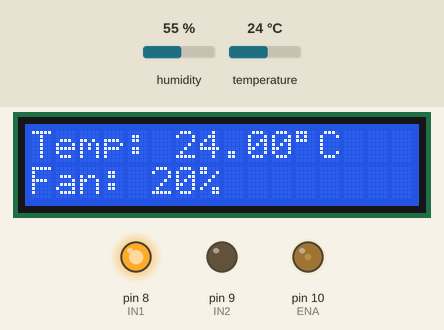
The sketch below on a simulated Arduino Uno, built with avr-gcc and run on an emulated ATmega328P. Parts: 16×2 character LCD, output pins drawn as LEDs (lit = HIGH). The test bench sets the inputs (shaded band); at power-on: temperature 24 °C, humidity 55 %. What the sketch prints to the serial monitor is not drawn.

Above: at 3.2 s.
3.3 s: temperature set to 41 °C
At 5.1 s:
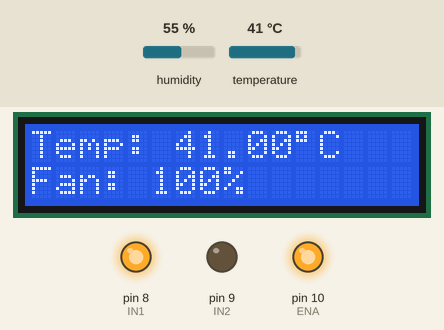
6.1 s: temperature set to 28 °C
At 7.2 s:
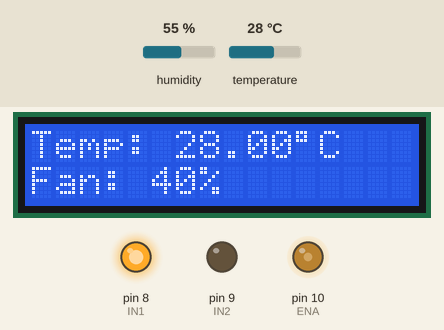
8.9 s: temperature set to 33 °C
At 11.3 s:
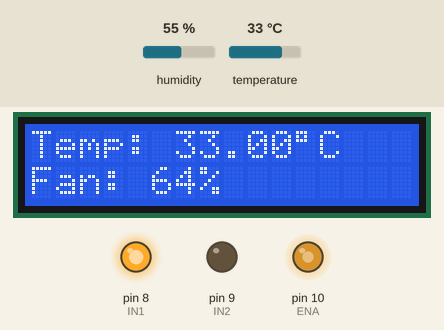
11.9 s: temperature set to 12 °C
At 13.2 s:
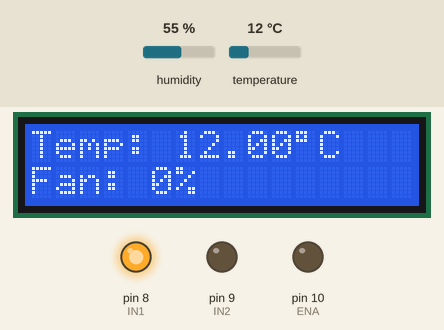
Timing chart, 0 to 14.9 s (numbered marks = the images above; inputs shaded):
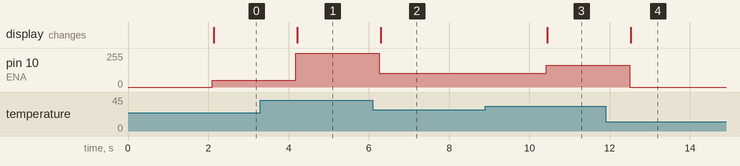

Measured:
- after the input at 3.3 s, pin 10 (ENA): 51/255 → 255/255 after 0.88 s; the display: changes after 0.91 s (image 1)
- after the input at 6.1 s, pin 10 (ENA): 255/255 → 102/255 after 0.16 s; the display: changes after 0.19 s (image 2)
- after the input at 8.9 s, pin 10 (ENA): 102/255 → 165/255 after 1.5 s; the display: changes after 1.6 s (image 3)
- after the input at 11.9 s, pin 10 (ENA): 165/255 → 0/255 after 0.60 s; the display: changes after 0.63 s (image 4)

The sketch:

Temp_Controller.ino
```cpp
#include <Wire.h>
#include <LiquidCrystal_I2C.h>
#include "DHT.h"

#define DHTPIN 2
#define DHTTYPE DHT11
#define ENA 10
#define IN1 8
#define IN2 9

LiquidCrystal_I2C lcd(0x27, 16, 2);
DHT dht(DHTPIN, DHTTYPE);

void setup() {
  Serial.begin(9600);
  dht.begin();
  lcd.init();
  lcd.backlight();

  pinMode(ENA, OUTPUT);
  pinMode(IN1, OUTPUT);
  pinMode(IN2, OUTPUT);

  digitalWrite(IN1, HIGH);
  digitalWrite(IN2, LOW);

  lcd.setCursor(0, 0);
  lcd.print("Temp & Fan Ctrl");
  delay(2000);
  lcd.clear();
}

void loop() {
  float temperature = dht.readTemperature();

  if (isnan(temperature)) {
    lcd.setCursor(0, 0);
    lcd.print("Error reading");
    lcd.setCursor(0, 1);
    lcd.print("DHT11 Sensor");
    delay(1000);
    return;
  }

  int fanSpeed = map(temperature, 20, 40, 0, 255);
  fanSpeed = constrain(fanSpeed, 0, 255);
  analogWrite(ENA, fanSpeed);

  lcd.setCursor(0, 0);
  lcd.print("Temp: ");
  lcd.print(temperature);
  lcd.print((char)223); // degree symbol
  lcd.print("C   ");

  lcd.setCursor(0, 1);
  lcd.print("Fan: ");
  lcd.print(map(fanSpeed, 0, 255, 0, 100));
  lcd.print("%   ");

  Serial.print("Temperature: ");
  Serial.print(temperature);
  Serial.print(" °C  | Fan Speed: ");
  Serial.println(fanSpeed);

  delay(1000);
}
```
